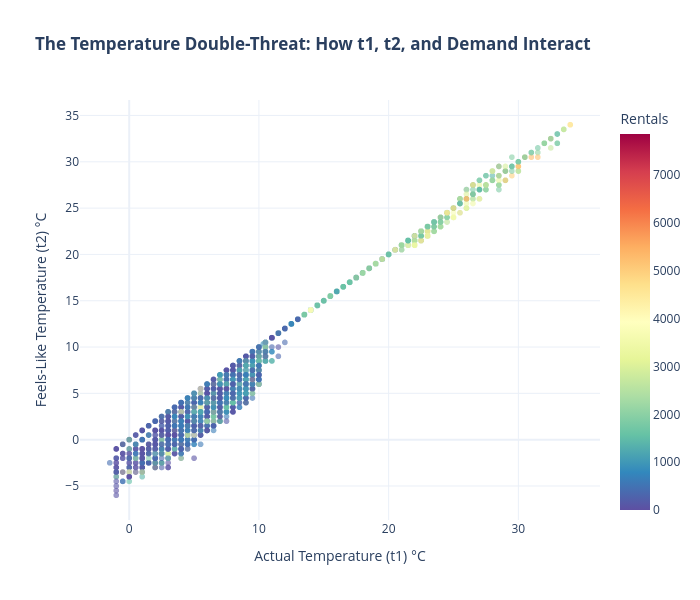

The notebook cell this image was saved under:
### Markdown cell above
- The human body constantly generates metabolic heat and tries to maintain a core temperature of around $37^\circ\text{C}$. To keep this equilibrium, we constantly exchange heat with the atmosphere through three main mechanisms: convection, evaporation, and radiation.

- Wind Speed (Convection): Your body naturally warms up a thin, microscopic layer of air right next to your skin, acting like an invisible blanket. When the wind blows, This is why windy cold days feel much colder than calm cold days (Wind Chill).

- Humidity (Evaporation): When you get hot, your body sweats. The evaporation of that sweat is an endothermic process that absorbs heat from your skin, cooling you down.making you feel much hotter than the thermometer suggests (Heat Index / Humidex).

### Code cell
# Create the scatter plot
fig = px.scatter(
    df, 
    x='t1', 
    y='t2', 
    color='cnt',                # Color the points by our target variable!
    color_continuous_scale='Spectral_r', # Beautiful thermal scale (blue = cold/low, red = hot/high)
    labels={
        't1': 'Actual Temperature (t1) °C', 
        't2': 'Feels-Like Temperature (t2) °C', 
        'cnt': 'Rentals'
    },
    title='<b>The Temperature Double-Threat: How t1, t2, and Demand Interact</b>',
    opacity=0.6,
    template='plotly_white'
)

# Make the plot square to emphasize the 1:1 diagonal relationship
fig.update_layout(width=700, height=600)
fig.show()

### Figure 1 — Plotly figure (JSON) as saved in the notebook; plotly's stock layout.template omitted (floating-point values rounded to 4 significant figures; data arrays with more than 128 entries replaced by an {"elided": "..."} marker saying what was removed)
{"data": [{"hovertemplate": "Actual Temperature (t1) °C=%{x}<br>Feels-Like Temperature (t2) °C=%{y}<br>Rentals=%{marker.color}<extra></extra>", "legendgroup": "", "marker": {"color": {"elided": "17414 int values"}, "coloraxis": "coloraxis", "opacity": 0.6, "symbol": "circle"}, "mode": "markers", "name": "", "showlegend": false, "type": "scattergl", "x": {"elided": "17414 float values"}, "xaxis": "x", "y": {"elided": "17414 float values"}, "yaxis": "y"}], "layout": {"coloraxis": {"colorbar": {"title": {"text": "Rentals"}}, "colorscale": [[0, "rgb(94,79,162)"], [0.1, "rgb(50,136,189)"], [0.2, "rgb(102,194,165)"], [0.3, "rgb(171,221,164)"], [0.4, "rgb(230,245,152)"], [0.5, "rgb(255,255,191)"], [0.6, "rgb(254,224,139)"], [0.7, "rgb(253,174,97)"], [0.8, "rgb(244,109,67)"], [0.9, "rgb(213,62,79)"], [1, "rgb(158,1,66)"]]}, "height": 600, "legend": {"tracegroupgap": 0}, "title": {"text": "<b>The Temperature Double-Threat: How t1, t2, and Demand Interact</b>"}, "width": 700, "xaxis": {"anchor": "y", "domain": [0, 1], "title": {"text": "Actual Temperature (t1) °C"}}, "yaxis": {"anchor": "x", "domain": [0, 1], "title": {"text": "Feels-Like Temperature (t2) °C"}}}}
